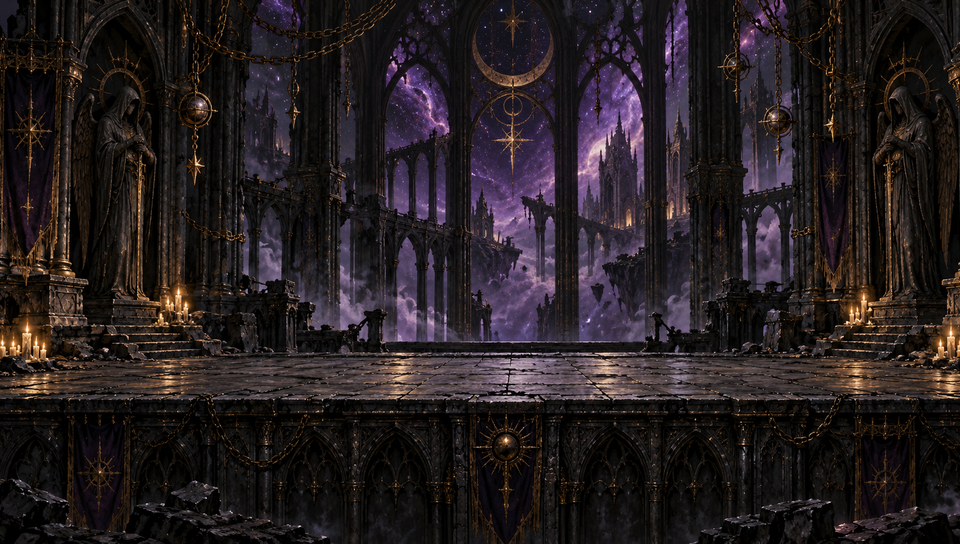
#> input picture qa/rebuild180/art/act4-fight.png, 960 x 544 px, given in place of act.png, which was not available
$ python prepare_art.py
#> lines starting #> are read from the running program, lines starting #| are printed output that depends on the picture
from pathlib import Path
from PIL import Image, ImageDraw
import re, json, shutil
q=Path(__file__).parent;repo=q.parents[1];assets=q/'assets';assets.mkdir(exist_ok=True)
files={'act':'dc6a9e18-2647-4813-992a-5e2cfbb3c537','plating':'6af9f448-5f14-4112-a217-383050f8a31b','shop':'d1f8be5e-24b9-41d5-a808-d780e6025dfd','triangle':'1a554ab9-7734-4033-82c5-3d6ef3e3cb91'}
for name,size in [('act',(480,272)),('plating',(22,22)),('shop',(204,22)),('triangle',(14,14)),('arrow_glow',(36,28))]:
 source=q/'art'/f'{name}.png'
 if not source.exists():shutil.copyfile(repo.parent/'generated_images'/f'exec-{files[name]}.png',source)
 im=Image.open(source).convert('RGBA')
 if name!='act':im=im.crop(im.getchannel('A').point(lambda a:255 if a>12 else 0).getbbox())
 im=im.resize(size,Image.Resampling.LANCZOS);im.save(assets/f'{name}.png')
#> after `im = im.resize(size, Image.Resampling.LANCZOS)`:
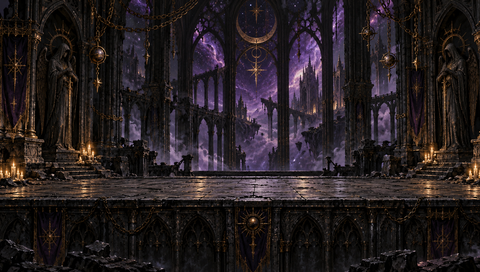
#> im: PIL image 480x272 RGBA; mean R, G, B, A 38, 30.4, 32.4, 255
#> pass 2 of the loop `for name,size in [('act',(480,272)),('plating',(22,22)),('shop',(204,2..`:
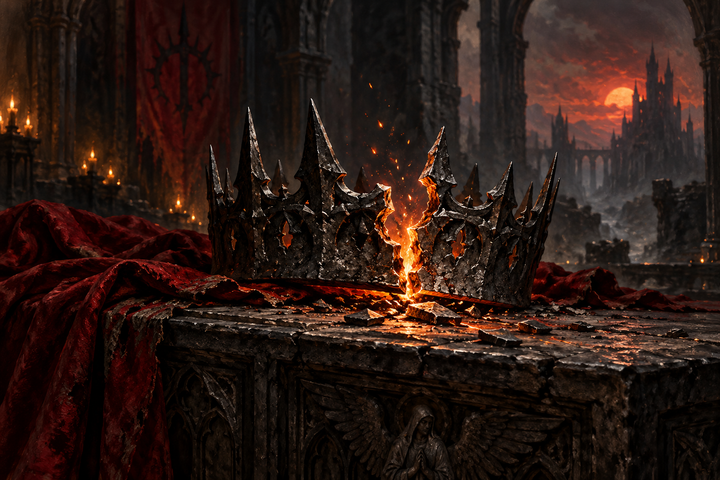
#> input picture qa/rebuild180/art/card-353.png, 720 x 480 px, given in place of plating.png, which was not available
#> `im = im.resize(size, Image.Resampling.LANCZOS)`:
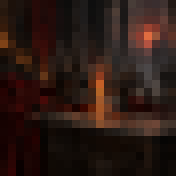
#> im: PIL image 22x22 RGBA (shown 8 times larger); mean R, G, B, A 43.4, 25.6, 19.8, 255
#> (the run stopped early here; a loop or call above may not have finished)
